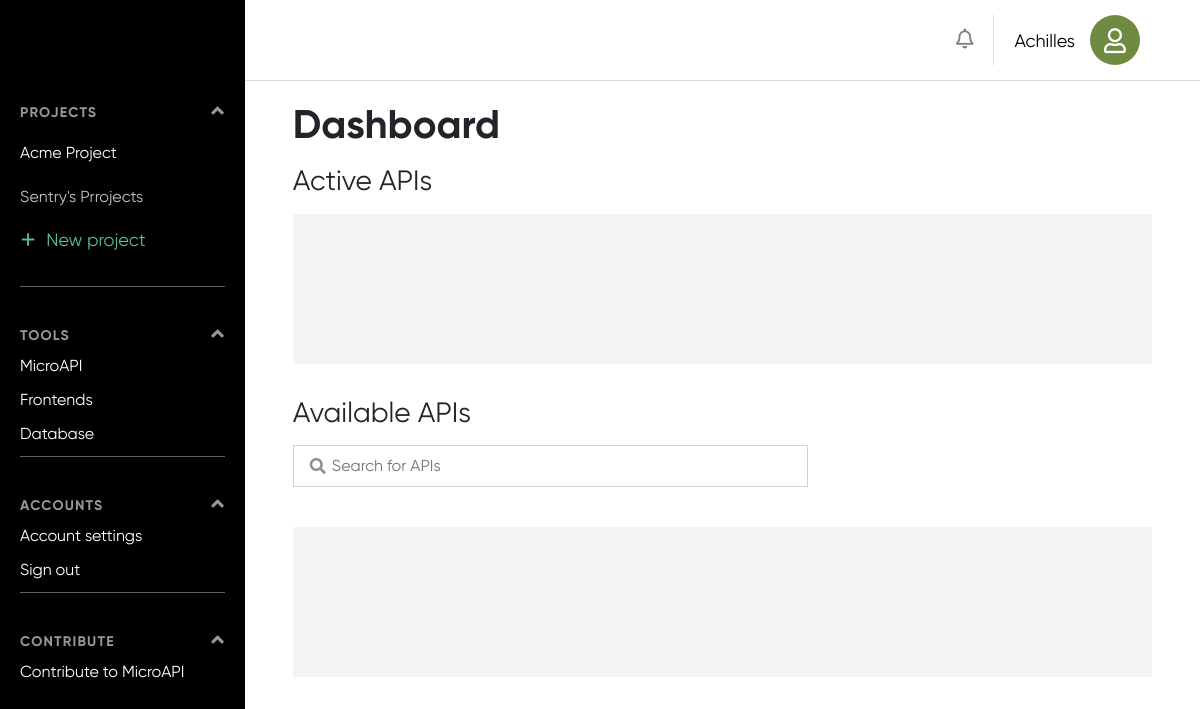
The app's page /dashboard/ (signed in), older data.
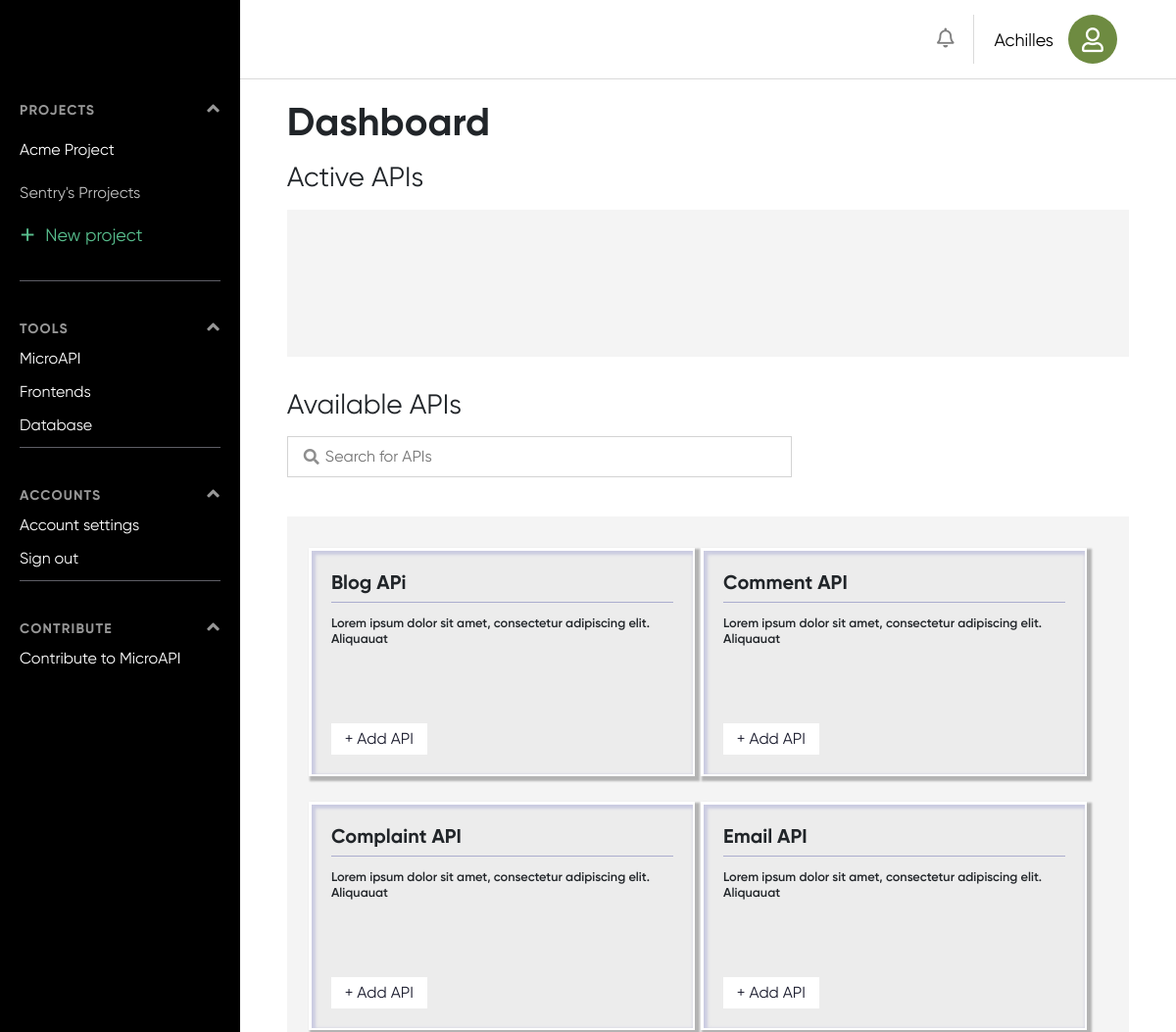
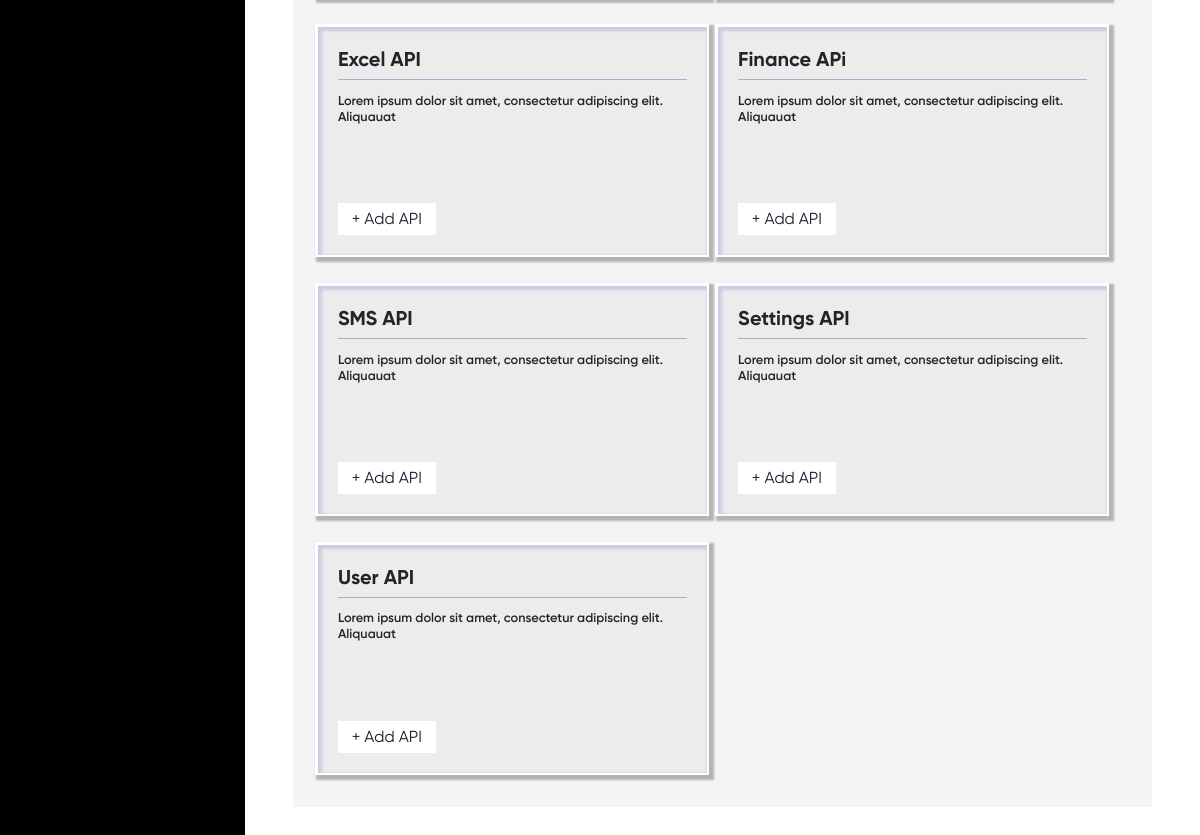
The same page, newer data (2 pictures, top to bottom).
### accounts/models.py (models this page shows, shortened)
class User(AbstractUser):
    name = models.CharField(_("Name of User"), blank=True, max_length=255)
    user_id = models.CharField(_("Id sent from auth api"), max_length=255)
    is_company = models.BooleanField(default=False)

### user_dashboard/models.py (models this page shows, shortened)
class ApiList(models.Model):
    title = models.CharField(max_length=255)
    description = models.CharField(max_length=255)
    stats = models.CharField(max_length=255, default='3req/hr')
    created_on = models.DateTimeField(auto_now_add=True)
    updated_on = models.DateTimeField(auto_now_add=True)

### user_dashboard/views.py (the view)
# urls.py: path('', views.api_list, name='dashboard'),
@login_required(login_url='/accounts/signin')
def api_list(request):
    user = User.objects.all()
    all_apis = ApiList.objects.order_by('title')
    return render(request, 'user_dashboard/dashboard.html', {'all_apis':all_apis})

### templates/user_dashboard/dashboard.html (shortened to what this page needs)
{% extends 'user_dashboard/dash_base.html' %}
{% block content %}
{% load static %}
          <div class="dashboard__main">
            <div class="dashboard__title">
              <h1>Dashboard</h1>
            </div>
            <div class="dashboard__subtitle">
              <h3>Active APIs</h3>
            </div>
              <section id="container">
                <article class="dropBox active-row">
                </article>
                <div class="search-box">
                  <div class="search-box__head">
                    <h3>Available APIs</h3>
                  </div>
                  <div class="search-box__input">
                    <label for="search">
                      <i class="fas fa-search"></i>
                      <input type="text" placeholder="Search for APIs">
                    </label>
                  </div>
                </div>
                <article class="dropBox inactive-row">
                  {% for all_api in all_apis %}
                  <div class="dragBox inactive-box">
                    <div class="api__box">
                      <div class="api__box__shadow">
                        <div class="api__box__inner">
                          <div class="api__box__heading">
                            <h5>{{ all_api.title }}</h5>
                          </div>
                          <div class="api__box__text">
                            <small>{{ all_api.description }}</small>
                          </div>
                          <div class="api__box__buttons">
                            <a href="" class="add_api" id="add_to_active"><button class="secondary-btn">+ Add API</button></a>
                          </div>
                        </div>
                      </div>
                    </div>
                  </div>
                  {% endfor %}
                </article>
              </section>
            </div>
          </div>
        </div>
{% endblock %}

### templates/user_dashboard/dash_base.html (shortened to what this page needs)
<!DOCTYPE html>
<html lang="en">
<head>
  {% load static %}
  <link rel="stylesheet" href="https://cdnjs.cloudflare.com/ajax/libs/twitter-bootstrap/4.5.0/css/bootstrap.min.css">
  <link rel="stylesheet" href="https://cdnjs.cloudflare.com/ajax/libs/font-awesome/5.13.1/css/all.min.css">
  <link rel="stylesheet"
    href="https://cdnjs.cloudflare.com/ajax/libs/material-design-icons/3.0.1/iconfont/material-icons.min.css">
  <link rel="stylesheet" href=" https://cdn.jsdelivr.net/npm/pretty-checkbox@3.0/dist/pretty-checkbox.min.css">
  <link rel="stylesheet" href="https://ajax.googleapis.com/ajax/libs/jqueryui/1.11.2/themes/smoothness/jquery-ui.css">
  <link rel="stylesheet" href="{% static 'css/style.min.css'%}">
</head>
<body>
  <div id="dashboard">
    <div class="sidebar">
      <div class="sidebar__logo">
      </div>
      <div class="sidebar__section">
        <div class="sidebar__section__header">
          <h5>Projects <i class="fas fa-angle-up"></i></h5>
          <ul class="sidebar__section__header__list">
            <li>
              <a href="#">Acme Project</a>
            </li>
            <li>
              <a href="#" class="inactive">Sentry's Prrojects</a>
            </li>
            <button class="add-new" type="button" class="btn btn-primary" data-toggle="modal" data-target="#addApiModal">
              <span>+</span>
              <a href="#">New project</a>
            </button>
          </ul>
        </div>
        <div class="sidebar__section__content">
          <div class="sidebar__section__content__sub">
            <h5>Tools <i class="fas fa-angle-up"></i></h5>
            <ul class="sidebar__section__content__sub__list">
              <li>
                <a href="#">MicroAPI</a>
              </li>
              <li>
                <a href="#">Frontends</a>
              </li>
              <li>
                <a href="#">Database</a>
              </li>
            </ul>
          </div>
          <div class="sidebar__section__content__sub">
            <h5 class="sidebar__section__content__sub__title">Accounts <i class="fas fa-angle-up"></i></h5>
            <ul class="sidebar__section__content__sub__list">
              <li>
                <a href="{% url 'dashboard:settings' %}">Account settings</a>
              </li>
              <li>
                <a href="{% url 'dashboard:logout' %}">Sign out</a>
              </li>
            </ul>
          </div>
          <div class="sidebar__section__content__sub">
            <h5 class="sidebar__section__content__sub__title">Contribute <i class="fas fa-angle-up"></i></h5>
            <ul class="sidebar__section__content__sub__list">
              <li>
                <a href="#">Contribute to MicroAPI</a>
              </li>
            </ul>
          </div>
        </div>
      </div>
    </div>
    <div class="content">
      <header>
        <div class="profile_section">
          <a><i class="far fa-bell"></i></a>
          <div class="profile_section__pix">{{user.username}}<a><i class="far fa-user"></i></a></div>
        </div>
      </header>
  {% block content %}
  {% endblock %}
</body>
</html>

Row changes from the older to the newer data that the page shows:
added ApiList: title "Blog APi", description "Lorem ipsum dolor sit amet, consectetur adipiscing elit. Aliquauat"
added ApiList: title "Comment API", description "Lorem ipsum dolor sit amet, consectetur adipiscing elit. Aliquauat"
added ApiList: title "Complaint API", description "Lorem ipsum dolor sit amet, consectetur adipiscing elit. Aliquauat"
added ApiList: title "Email API", description "Lorem ipsum dolor sit amet, consectetur adipiscing elit. Aliquauat"
added ApiList: title "Excel API", description "Lorem ipsum dolor sit amet, consectetur adipiscing elit. Aliquauat"
added ApiList: title "Finance APi", description "Lorem ipsum dolor sit amet, consectetur adipiscing elit. Aliquauat"
added ApiList: title "SMS API", description "Lorem ipsum dolor sit amet, consectetur adipiscing elit. Aliquauat"
added ApiList: title "Settings API", description "Lorem ipsum dolor sit amet, consectetur adipiscing elit. Aliquauat"
added ApiList: title "User API", description "Lorem ipsum dolor sit amet, consectetur adipiscing elit. Aliquauat"
